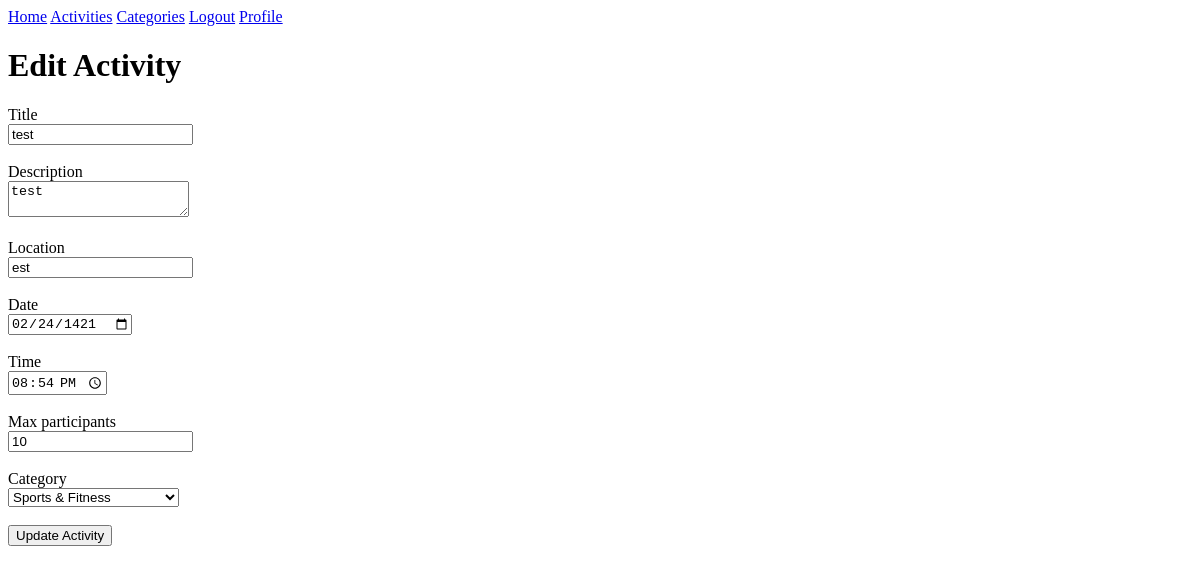
The page /activities/1/edit (signed in) on the database as committed earlier.
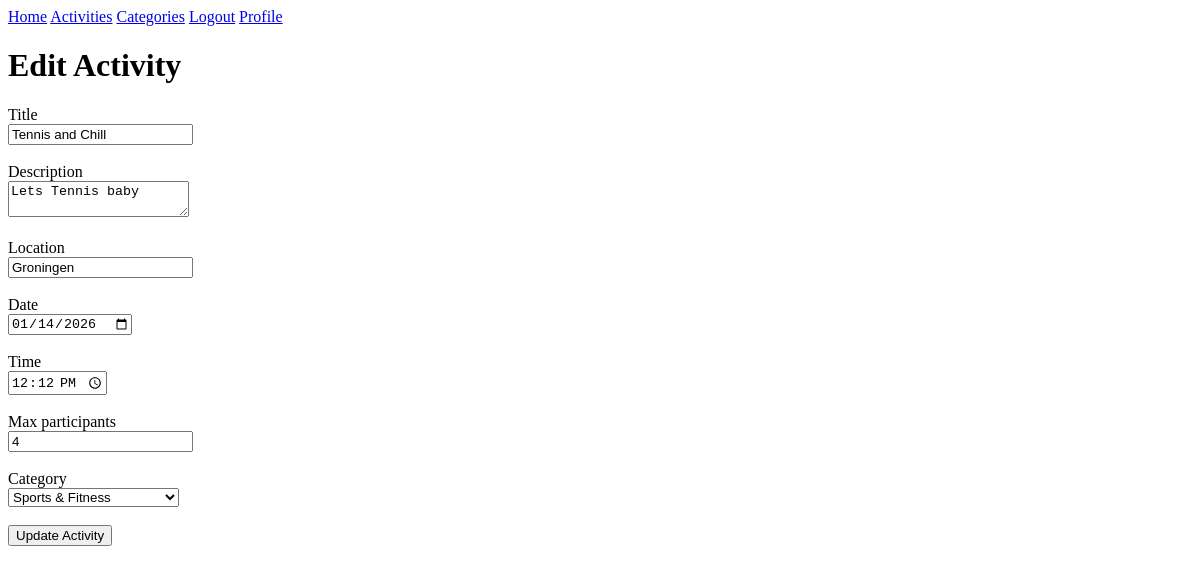
The same page on the database as committed later.
### app/models.py (models this page shows, shortened)
class Activity(db.Model):
    __tablename__ = 'activities'
    id = db.Column(db.Integer, primary_key=True)
    title = db.Column(db.String(200), nullable=False)
    description = db.Column(db.Text)
    location = db.Column(db.String(255), nullable=False)
    activity_date = db.Column(db.Date, nullable=False)
    activity_time = db.Column(db.Time, nullable=False)
    max_participants = db.Column(db.Integer, default=10)
    creator_id = db.Column(db.Integer, db.ForeignKey('users.id'), nullable=False)
    category_id = db.Column(db.Integer, db.ForeignKey('categories.id'), nullable=False)
    activity_type_id = db.Column(db.Integer, db.ForeignKey('activity_types.id'), nullable=False)
    created_at = db.Column(db.DateTime, default=datetime.now(timezone.utc))
    updated_at = db.Column(db.DateTime, default=datetime.now(timezone.utc), onupdate=datetime.now(timezone.utc))

class Category(db.Model):
    __tablename__ = 'categories'
    id = db.Column(db.Integer, primary_key=True)
    name = db.Column(db.String(100), unique=True, nullable=False)
    description = db.Column(db.Text)
    created_at = db.Column(db.DateTime, default=datetime.now(timezone.utc))
    activity_types = db.relationship('ActivityType', backref='category', lazy='dynamic')

### app/routes.py (the view, shortened to what this page needs)
@app.route("/activities/<int:id>/edit", methods=["GET", "POST"])
@login_required
def edit_activity(id):
    activity = Activity.query.get_or_404(id)
    categories = Category.query.all()
    activity_types = ActivityType.query.all()
    return render_template(
        "edit_activity.html",
        activity=activity,
        categories=categories,
        activity_types=activity_types
    )

### app/models.py (called while the page is built)
@login.user_loader
def load_user(id):
    return db.session.get(Users, int(id))

### app/templates/edit_activity.html
{% extends "base.html" %}
{% block content %}
<h1>Edit Activity</h1>
<form method="POST">
    <label>Title</label><br>
    <input type="text" name="title" value="{{ activity.title }}" required><br><br>
    <label>Description</label><br>
    <textarea name="description">{{ activity.description }}</textarea><br><br>
    <label>Location</label><br>
    <input type="text" name="location" value="{{ activity.location }}" required><br><br>
    <label>Date</label><br>
    <input type="date" name="activity_date"
           value="{{ activity.activity_date }}" required><br><br>
    <label>Time</label><br>
    <input type="time" name="activity_time"
           value="{{ activity.activity_time }}" required><br><br>
    <label>Max participants</label><br>
    <input type="number" name="max_participants"
           value="{{ activity.max_participants }}" min="1"><br><br>
    <label>Category</label><br>
    <select name="category_id" required>
        {% for category in categories %}
            <option value="{{ category.id }}"
                {% if category.id == activity.category_id %}selected{% endif %}>
                {{ category.name }}
            </option>
        {% endfor %}
    </select><br><br>
    <button type="submit">Update Activity</button>
</form>
{% endblock %}

### app/templates/base.html (shortened to what this page needs)
<!DOCTYPE html>
<html lang="en">
<head>
    <link rel="stylesheet" href="{{ url_for('static', filename='css/style.css') }}">
</head>
<body>
<nav>
    <a href="/">Home</a>
    <a href="/activities">Activities</a>
    <a href="/categories">Categories</a>
    {% if current_user.is_anonymous %}
      <a href="{{ url_for('login') }}">Login</a>
      <a href="/register">Register</a>
      {% else %}
      <a href="{{ url_for('logout') }}">Logout</a>
      <a href="{{url_for('profile')}}">Profile</a>
      {% endif %}
</nav>
<main>
    {% block content %}
    {% endblock %}
</main>
</body>
</html>

Rows that differ between the two databases and show on the page:
changed Activity "Sports & Fitness": title "test" → "Tennis and Chill"; description "test" → "Lets Tennis baby"; location "est" → "Groningen"; activity_date "02/24/1421" → "01/14/2026"; activity_time "20:54:00" → "12:12:00"; max_participants "10" → "4"
